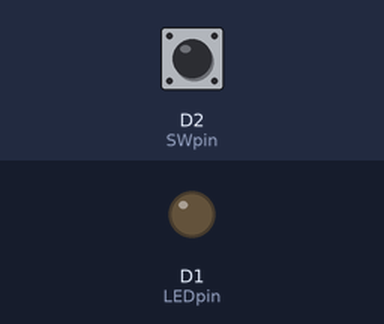
Simulated run of this sketch. Board: ESP8266 (NodeMCU). Parts: output pins drawn as LEDs (lit = HIGH). The inputs (shaded band) are chosen by the test bench; at power-on: D2 (SWpin) LOW.

Above: at 1.2 s.
1.3 s: D2 (SWpin) pulled HIGH for 0.15 s
At 1.37 s:
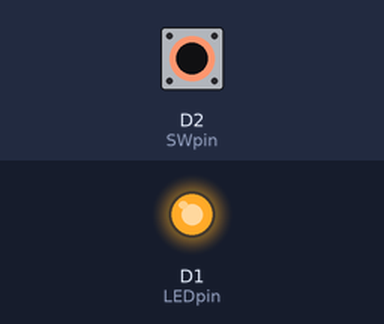
2.9 s: D2 (SWpin) pulled HIGH for 3.2 s
At 7.0 s:
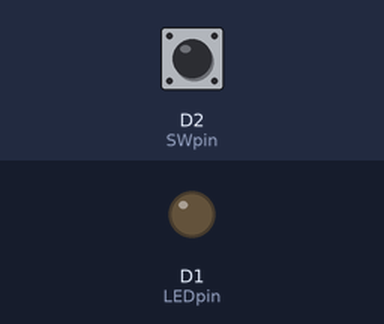
Timing chart, 0 to 8.5 s (numbered marks = the images above; inputs shaded):
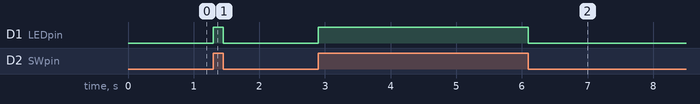

Measured:
- after the input at 1.3 s, D1 (LEDpin): LOW → HIGH at once, → LOW 0.15 s later
- after the input at 2.9 s, D1 (LEDpin): LOW → HIGH at once, → LOW 3.2 s later

The sketch:

p51_nodeblinkled.ino
```cpp
//prepare arduino IDE sketch to blink LED connected on pin d1 of NodeMCU board
const int LEDpin = D1;
const int SWpin = D2;

void setup() {
  pinMode(LEDpin,OUTPUT);
  pinMode(SWpin,INPUT);
}

void loop() {
  int x = digitalRead(SWpin);
    if(x==1){
    digitalWrite(LEDpin,HIGH);
  }else{
    digitalWrite(LEDpin,LOW);
  }
}
```
